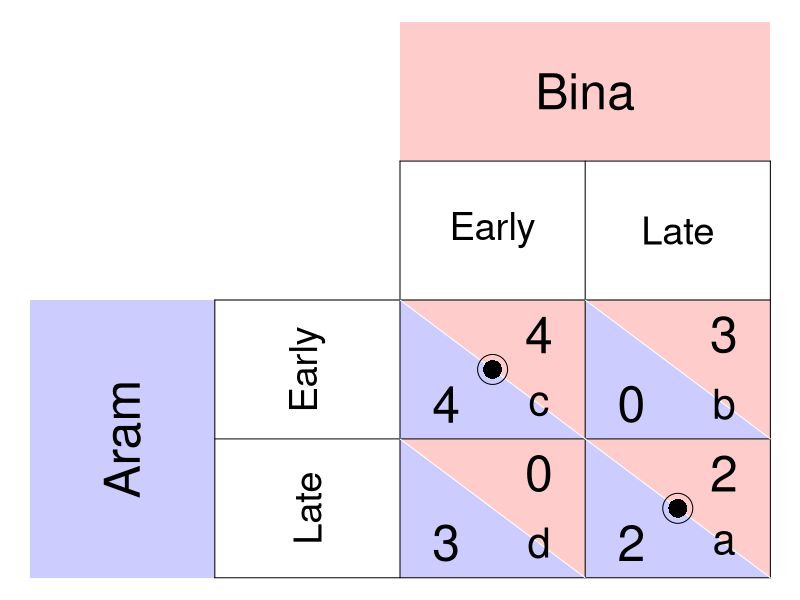

Recreate this plot in R.
require(ggplot2)
require(shape)
pdf(file = "society/matrix_palanpur_labeled.pdf", width = 9, height = 7)

par(mar =  c(0, 0, 0, 0))
xlims <- c(0, 8)
ylims <- c(0, 8)

#TextSizes
PlayerSize <- 3
StratSize <- 2.3
PayoffSize <- 3
LabelSize <- 2.5
p1fadelevel <- 0.2
p2fadelevel <- 0.2


#Payoffs are listed as c("NW", "SW", "NE", "SE")

#Considerations for Player 1
P1Name <- c("Aram")
P1Strat <- c("Early", "Late")
P1Payoffs <- c("4", "3", "0", "2")
P1BR1 <- c("NW") #Must be NW or SW - the BR prints accordingly. 
P1BR2 <- c("SE") #Must be NE or SE - the BR prints accordingly. 
#NW = (5, 3); SW = (5,1); NE = (7, 3); SE = (7, 1)
P1bestsize <- 2.5 #Adjusts size of point indicating best response of P1

#Considerations for Player 2
P2Name <- c("Bina")
P2Strat <- c("Early", "Late")
P2Payoffs <- c("4", "0", "3", "2")
P2BR1 <- c("NW") #Must be NW or SW - the BR prints accordingly. 
P2BR2 <- c("SE") #Must be NE or SE - the BR prints accordingly. 
P2bestsize <- 4 #Adjusts size of circle indicating best response of P2

plot(0, 0, xlim = xlims, ylim = ylims, type = "n",
     xlab = expression(""),
     ylab = expression(""),
     xaxt = "n", 
     yaxt = "n", 
     cex.lab = 2, 
     bty = "n")



#Color and label for Player 1 and their strategies
polygon(c(0,0,2,2,0), c(0,4,4,0,0), col=rgb(0, 0, 1, p1fadelevel), density=NULL, border = NA)
text(1, 2, P1Name[1], srt = 90, cex = PlayerSize)

text(3, 3, P1Strat[1], cex = StratSize, srt = 90)
text(3, 1, P1Strat[2], cex = StratSize, srt = 90)


#Color and label for Player 2
polygon(c(4,4,8,8,4), c(8,6,6,8,8), col=rgb(1, 0, 0, p2fadelevel), density=NULL, border = NA)
text(6, 7, P2Name[1], cex = PlayerSize)

text(5, 5, P2Strat[1], cex = StratSize)
text(7, 5, P2Strat[2], cex = StratSize)

#NorthWest cell 
#P1
polygon(c(4,4,6,4), c(4,2,2,4), col=rgb(0, 0, 1, p1fadelevel), density=NULL, border = NA)
#P2
polygon(c(4,6,6,4), c(4,4,2,4), col=rgb(1, 0, 0, p2fadelevel), density=NULL, border = NA)

#P1
text(4.5, 2.5, P1Payoffs[1], cex = PayoffSize)
#P2
text(5.5, 3.5, P2Payoffs[1], cex = PayoffSize)

#SouthWest cell  
#P1
polygon(c(4,4,6,4), c(2,0,0,2), col=rgb(0, 0, 1, p1fadelevel), density=NULL, border = NA)
#P2
polygon(c(4,6,6,4), c(2,2,0,2), col=rgb(1, 0, 0, p2fadelevel), density=NULL, border = NA)

#P1
text(4.5, 0.5, P1Payoffs[2], cex = PayoffSize)
#P2
text(5.5, 1.5, P2Payoffs[2], cex = PayoffSize)


#NorthEast cell 
#P1
polygon(c(6,6,8,6), c(4,2,2,4), col=rgb(0, 0, 1, p1fadelevel), density=NULL, border = NA)
#P2
polygon(c(6,8,8,6), c(4,4,2,4), col=rgb(1, 0, 0, p2fadelevel), density=NULL, border = NA)
#P1
text(6.5, 2.5, P1Payoffs[3], cex = PayoffSize)
#P2
text(7.5, 3.5, P2Payoffs[3], cex = PayoffSize)

#SouthEast cell 
#P1
polygon(c(6,6,8,6), c(2,0,0,2), col=rgb(0, 0, 1, p1fadelevel), density=NULL, border = NA)
#P2
polygon(c(6,8,8,6), c(2,2,0,2), col=rgb(1, 0, 0, p2fadelevel), density=NULL, border = NA)
#P1
text(6.5, 0.5, P1Payoffs[4], cex = PayoffSize)
#P2
text(7.5, 1.5, P2Payoffs[4], cex = PayoffSize)


#Lines for the Table
segments(8, 0, 8, 6, lty = 1, col = "black")
segments(4, 6, 8, 6, lty = 1, col = "black")
segments(2, 0, 2, 4, lty = 1, col = "black")
segments(2, 0, 8, 0, lty = 1, col = "black")
segments(2, 4, 8, 4, lty = 1, col = "black")
segments(4, 0, 4, 6, lty = 1, col = "black")
segments(2, 2, 8, 2, lty = 1, col = "black")
segments(6, 0, 6, 6, lty = 1, col = "black")

#Diagonals
#NW
segments(4, 4, 6, 2, lty = 1, col = "white")
#NE
segments(6, 4, 8, 2, lty = 1, col = "white")
#SW
segments(4, 2, 6, 0, lty = 1, col = "white")
#Se
segments(6, 2, 8, 0, lty = 1, col = "white")


#Best responses
#P1
if (P1BR1[1] == "NW"){
  points(5, 3, pch = 16, col = "black", cex = P1bestsize)
} else{points(5, 1, pch = 16, col = "black", cex = P1bestsize)
}

if (P1BR2[1] == "NE"){
  points(7, 3, pch = 16, col = "black", cex = P1bestsize)
} else{points(7, 1, pch = 16, col = "black", cex = P1bestsize)
}


#P2
if (P2BR1[1] == "NW"){
  points(5, 3, pch = 1, col = "black", cex = P2bestsize)
} else{points(7, 3, pch = 1, col = "black", cex = P2bestsize)
}

if (P2BR2[1] == "SW"){
  points(5, 3, pch = 1, col = "black", cex = P2bestsize)
} else{points(7, 1, pch = 1, col = "black", cex = P2bestsize)
}

#label point for Pareto comparisons
text(5.5, 2.5, expression(c), cex = LabelSize)
text(5.5, 0.5, expression(d), cex = LabelSize)
text(7.5, 2.5, expression(b), cex = LabelSize)
text(7.5, 0.5, expression(a), cex = LabelSize)


dev.off()
